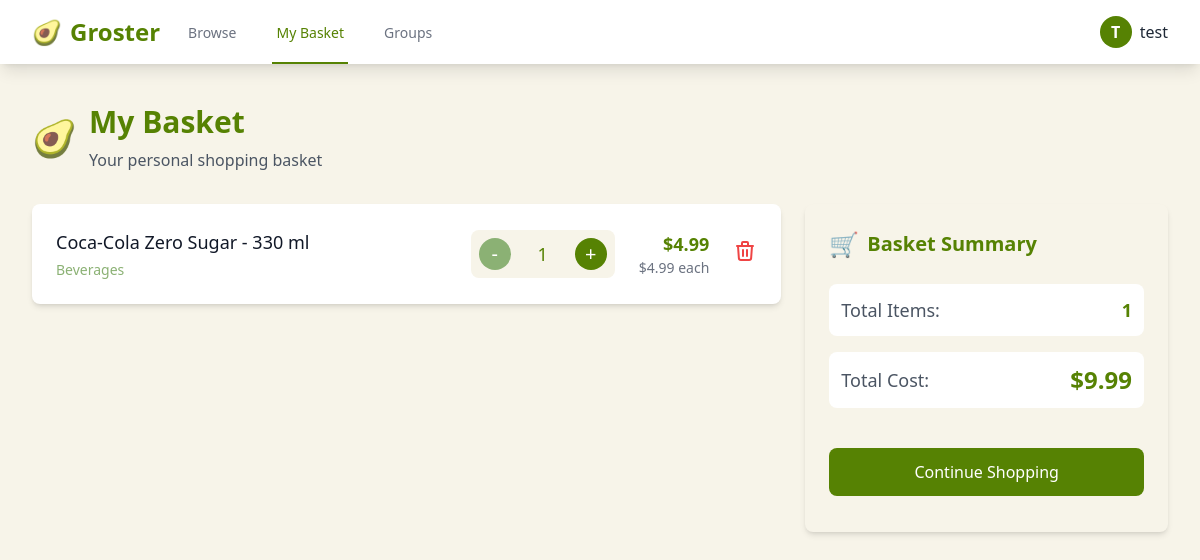
Page /basket/ (signed in) on the earlier database version.
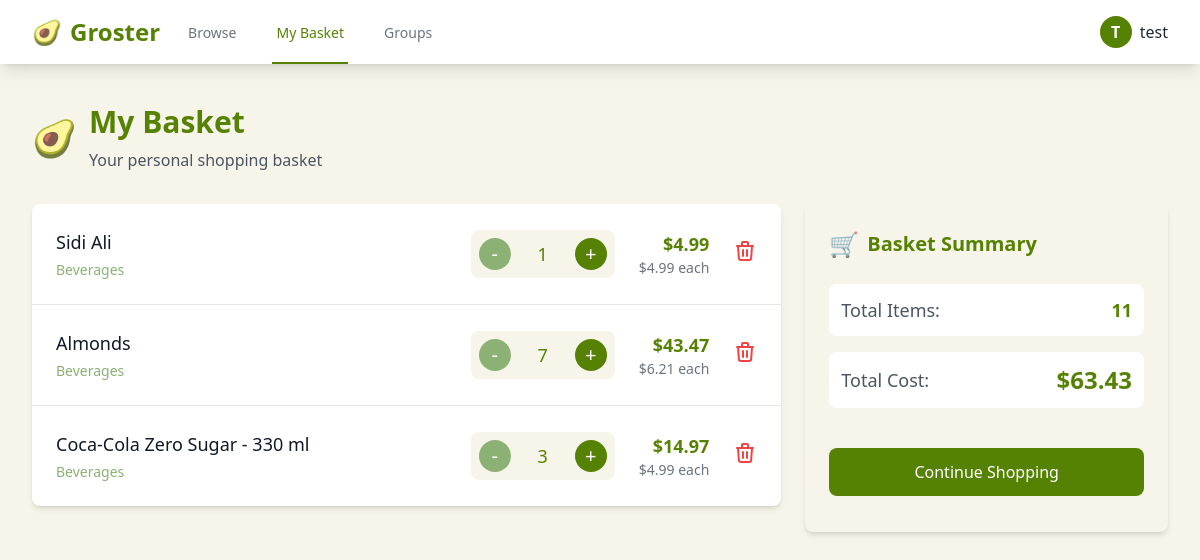
Same page on the later database version.
### grocery/models.py (models this page shows, shortened)
class BasketItem(models.Model):
    basket = models.ForeignKey(Basket, on_delete=models.CASCADE)
    item = models.ForeignKey(GroceryItem, on_delete=models.CASCADE)
    quantity = models.PositiveIntegerField(default=1)
    added_at = models.DateTimeField(default=timezone.now)
    class Meta:
        unique_together = ('basket', 'item')
    @property
    def total_price(self):
        return self.quantity * self.item.price

class GroceryItem(models.Model):
    name = models.CharField(max_length=200)
    category = models.CharField(max_length=100)
    price = models.DecimalField(max_digits=10, decimal_places=2)
    description = models.TextField(blank=True, null=True)
    image_url = models.URLField(max_length=500, blank=True, null=True)

### grocery/views.py (the view)
# urls.py: path('basket/', views.basket_view, name='basket_view'),
@login_required
def basket_view(request):
    basket = Basket.objects.filter(
        user=request.user,
        is_group_basket=False
    ).first()
    if basket:
        basket_items = []
        for item in basket.basketitem_set.all():
            basket_items.append({
                'item': item,
                'total_price': item.total_price
            })
        basket_data = {
            'subtotal': basket.subtotal,
            'delivery_fee': basket.delivery_fee,
            'total_with_delivery': basket.total_with_delivery,
            'total_items': sum(item['item'].quantity for item in basket_items)
        }
    else:
        basket_items = []
        basket_data = None
    return render(request, 'basket.html', {
        'basket': basket,
        'basket_data': basket_data,
        'basket_items': basket_items
    })

### grocery/models.py (called while the page is built)
    @property
    def total_cost(self):
        return self.basketitem_set.aggregate(
            total=Sum(F('quantity') * F('item__price'))
        )['total'] or 0

    @property
    def subtotal(self):
        return self.total_cost

    @property
    def delivery_fee(self):
        return 5.00 if self.subtotal < 50 else 0

    @property
    def total_with_delivery(self):
        return float(self.subtotal) + self.delivery_fee

### grocery/templates/basket.html (shortened to what the changed rows need)
{% extends 'base.html' %}
{% block content %}
<div class="max-w-7xl mx-auto px-4 sm:px-6 lg:px-8">
    <div class="mb-8">
        <div class="flex items-center space-x-3">
            <div>
                <h1 class="text-3xl font-bold text-avocado">My Basket</h1>
            </div>
        </div>
    </div>
    {% if basket and basket_items %}
        <div class="grid gap-6 lg:grid-cols-3">
            <div class="lg:col-span-2">
                <div class="bg-white rounded-lg shadow-md overflow-hidden">
                    <ul class="divide-y divide-gray-200">
                        {% for basket_item in basket_items %}
                            <li class="p-6 hover:bg-cream transition-colors duration-200">
                                <div class="flex items-center justify-between">
                                    <div class="flex-1">
                                        <div class="flex items-center">
                                            <div>
                                                <h3 class="text-lg font-medium text-gray-900">{{ basket_item.item.item.name }}</h3>
                                                <p class="mt-1 text-sm text-avocado-light">{{ basket_item.item.item.category }}</p>
                                            </div>
                                        </div>
                                    </div>
                                    <div class="flex items-center space-x-6">
                                        <div class="flex items-center space-x-2 bg-cream p-2 rounded-lg">
                                            <form method="POST" action="{% url 'remove_from_basket' basket_item.item.item.id %}" class="inline">
                                                <button type="submit"
                                                        class="bg-avocado-light text-white w-8 h-8 rounded-full hover:bg-avocado transition-colors flex items-center justify-center transform hover:scale-105 duration-200">
                                                    <span class="text-xl">-</span>
                                                </button>
                                            </form>
                                            <span class="text-lg font-medium w-12 text-center text-avocado">{{ basket_item.item.quantity }}</span>
                                            <form method="POST" action="{% url 'add_to_basket' basket_item.item.item.id %}" class="inline">
                                                <button type="submit"
                                                        class="bg-avocado text-white w-8 h-8 rounded-full hover:bg-avocado-dark transition-colors flex items-center justify-center transform hover:scale-105 duration-200">
                                                    <span class="text-xl">+</span>
                                                </button>
                                            </form>
                                        </div>
                                        <div class="text-right">
                                            <p class="text-lg font-bold text-avocado">${{ basket_item.total_price }}</p>
                                            <p class="text-sm text-gray-500">${{ basket_item.item.item.price }} each</p>
                                        </div>
                                        <form method="POST" action="{% url 'remove_from_basket' basket_item.item.item.id %}">
                                            <button type="submit"
                                                    class="text-red-500 hover:text-red-700 transform hover:scale-110 transition-all duration-200"
                                                    title="Remove all">
                                                <svg class="w-6 h-6" fill="none" stroke="currentColor" viewBox="0 0 24 24">
                                                    <path stroke-linecap="round" stroke-linejoin="round" stroke-width="2" d="M19 7l-.867 12.142A2 2 0 0116.138 21H7.862a2 2 0 01-1.995-1.858L5 7m5 4v6m4-6v6m1-10V4a1 1 0 00-1-1h-4a1 1 0 00-1 1v3M4 7h16" />
                                                </svg>
                                            </button>
                                        </form>
                                    </div>
                                </div>
                            </li>
                        {% endfor %}
                    </ul>
                </div>
            </div>
            <div class="lg:col-span-1">
                <div class="bg-cream rounded-lg shadow-md p-6 sticky top-4">
                    <h2 class="text-xl font-bold text-avocado mb-6 flex items-center">
                        <span class="text-2xl mr-2">🛒</span>
                        Basket Summary
                    </h2>
                    <div class="space-y-4">
                        <div class="flex justify-between items-center p-3 bg-white rounded-lg">
                            <span class="text-lg text-gray-600">Total Items:</span>
                            <span class="text-lg font-bold text-avocado">{{ basket_data.total_items }}</span>
                        </div>
                        <div class="flex justify-between items-center p-3 bg-white rounded-lg">
                            <span class="text-lg text-gray-600">Total Cost:</span>
                            <span class="text-2xl font-bold text-avocado">${{ basket_data.total_with_delivery }}</span>
                        </div>
                        <div class="pt-6">
                            <a href="{% url 'dashboard' %}"
                               class="block w-full bg-avocado text-white py-3 px-6 rounded-lg hover:bg-avocado-dark transition-colors text-center font-medium mb-3 transform hover:scale-105 duration-200">
                                Continue Shopping
                            </a>
                        </div>
                    </div>
                </div>
            </div>
        </div>
    {% endif %}
</div>
{% endblock %}

Differences in the rows shown:
added BasketItem: item.item.name "Sidi Ali", item.item.category "Beverages", item.quantity "1", total_price "4.99", item.item.price "4.99"
added BasketItem: item.item.name "Almonds", item.item.category "Beverages", item.quantity "7", total_price "43.47", item.item.price "6.21"
changed BasketItem "Coca-Cola Zero Sugar - 330 ml": item.quantity "1" → "3"; total_price "4.99" → "14.97"
Other differences:
{{ basket_data.total_items }}: "1" → "11"
{{ basket_data.total_with_delivery }}: "9.99" → "63.43"
